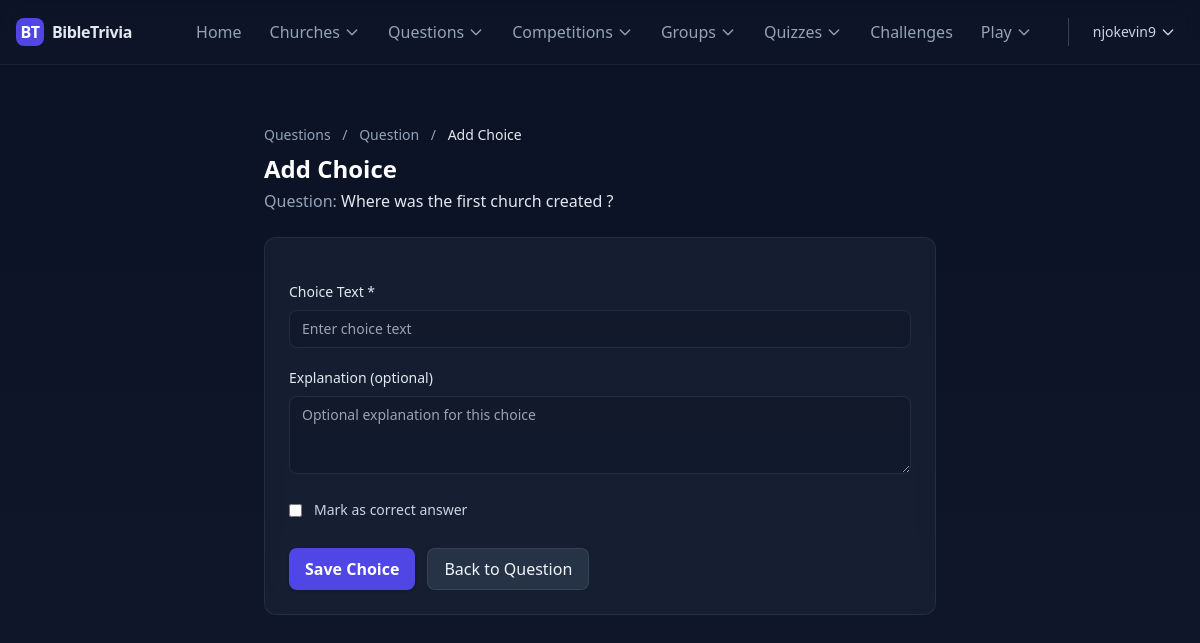
The app's page /questions/2/choices/new/ (signed in) with its own data.
### users/models.py (models this page shows, shortened)
class MyUser(AbstractUser):
    email = models.EmailField(_('email address'), max_length=50, unique=True)
    username = None
    ROLE_CHOICES = [
        ('Admin', 'Admin'),
        ('Supervisor', 'Supervisor'),
        ('Patron', 'Patron'),
        ('Member', 'Member'),
    ]
    role = models.CharField(
        _('Role'),
        max_length=20,
        choices=ROLE_CHOICES,
        default='Member',
        help_text=_('User role in the system')
    )
    USERNAME_FIELD = 'email'
    REQUIRED_FIELDS = []
    objects = MyUserManager()
    groups = models.ManyToManyField(
        'auth.Group',
        related_name='myuser_groups',  # Unique related_name
        blank=True,
        help_text=_('The groups this user belongs to. A user will get all permissions granted to each of their groups.')
    )
    user_permissions = models.ManyToManyField(
        'auth.Permission',
        related_name='myuser_permissions',  # Unique related_name
        blank=True,
        help_text=_('Specific permissions for this user.')
    )

### home/models.py (models this page shows, shortened)
class TimeStampedModel(models.Model):
    created_at = models.DateTimeField(auto_now_add=True)
    updated_at = models.DateTimeField(auto_now=True)
    class Meta:
        abstract = True

class Question(TimeStampedModel):
    DIFFICULTY_CHOICES = [
        ('Easy', 'Easy'),
        ('Medium', 'Medium'),
        ('Hard', 'Hard'),
    ]
    QUESTION_TYPE_CHOICES = [
        ('single', 'Single Choice'),
        ('multiple', 'Multiple Select'),
        ('open', 'Open Ended'),
    ]
    level_category = [
        ('Adults', 'Adults'),
        ('Youth', 'Youth'),
        ('Children', 'Children'),
        ('Senior', 'Senior'),
        ('Junior', 'Junior'),
        ('Teens', 'Teens'),
        ('All', 'All'),
    ]
    level = models.CharField(max_length=100, choices=level_category, default='All')
    allowed_levels = models.JSONField(
        default=list,
        blank=True,
        help_text="Select one or more levels this question applies to"
    )
    uuid = models.UUIDField(default=uuid.uuid4, unique=True, editable=False)
    categories = models.ManyToManyField(
        QuestionCategory,
        related_name='questions',
        blank=True,
    )
    activities = models.ManyToManyField(
        'CompetitionActivity',
        related_name='questions',
        blank=True,
        help_text='Activities this question is associated with'
    )
    question_text = models.TextField()
    difficulty = models.CharField(max_length=10, choices=DIFFICULTY_CHOICES, default='Medium')
    question_type = models.CharField(max_length=20, choices=QUESTION_TYPE_CHOICES, default='single')
    explanation = models.TextField(
        blank=True,
        help_text="Optional explanation for the correct answer"
    )
    bible_reference = models.CharField(
        max_length=100,
        blank=True,
        help_text="Bible verse reference (e.g., John 3:16)"
    )
    points = models.PositiveIntegerField(
        default=1,
        help_text="Points awarded for correct answer"
    )
    penalty = models.PositiveIntegerField(
        default=1,
        help_text="If 0, allow positive proportional credit for multiple-select; otherwise full-or-nothing"
    )
    is_active = models.BooleanField(default=True)
    created_by = models.ForeignKey(
        settings.AUTH_USER_MODEL,
        on_delete=models.CASCADE,
        related_name='created_questions'
    )
    class Meta:
        ordering = ['-created_at']
        indexes = [
            models.Index(fields=["difficulty"]),
            models.Index(fields=["is_active"]),
            models.Index(fields=["created_by"]),
        ]
        verbose_name = "Question"
        verbose_name_plural = "Questions"

### home/views.py (the view, shortened to what this page needs)
# urls.py: path('questions/<int:question_pk>/choices/new/', ChoiceCreateView.as_view(), name='choice_create'),
class ChoiceCreateView(LoginRequiredMixin, CreateView):
    model = Choice
    form_class = ChoiceForm
    template_name = 'home/choice_form.html'
    def dispatch(self, request, *args, **kwargs):
        self.question = get_object_or_404(Question, pk=kwargs.get('question_pk'))
        return super().dispatch(request, *args, **kwargs)
    def get_context_data(self, **kwargs):
        context = super().get_context_data(**kwargs)
        context['question'] = self.question
        return context

### home/forms.py
class ChoiceForm(forms.ModelForm):
    class Meta:
        model = Choice
        fields = ['choice_text', 'is_correct', 'explanation']
        widgets = {
            'choice_text': forms.TextInput(attrs={
                'class': 'w-full rounded-lg bg-slate-900/60 border border-slate-700/50 px-3 py-2 text-sm text-slate-200',
                'placeholder': 'Enter choice text'
            }),
            'is_correct': forms.CheckboxInput(attrs={
                'class': 'rounded border-slate-700/50 bg-slate-900/60 text-indigo-600'
            }),
            'explanation': forms.Textarea(attrs={
                'class': 'w-full rounded-lg bg-slate-900/60 border border-slate-700/50 px-3 py-2 text-sm text-slate-200',
                'placeholder': 'Optional explanation for this choice',
                'rows': 3
            }),
        }

### home/templatetags/user_extras.py (called while the page is built)
@register.filter
def display_name(user):
    try:
        profile = getattr(user, 'profile', None)
        if profile:
            parts = [p for p in [profile.first_name, profile.last_name] if p]
            if parts:
                return " ".join(parts)
            if profile.surname:
                return profile.surname
    except Exception:
        pass
    email = getattr(user, 'email', '') or ''
    if '@' in email:
        return email.split('@', 1)[0]
    return email or 'User'

### home/templates/home/choice_form.html (shortened to what this page needs)
{% extends 'base.html' %}
{% block content %}
<div class="min-h-screen">
  <div class="container mx-auto px-4 py-8">
    <div class="max-w-2xl mx-auto">
      <div class="mb-6">
        <nav class="text-sm text-slate-400 mb-2">
          <a href="{% url 'question_list' %}" class="hover:text-indigo-400 transition-colors">Questions</a>
          <span class="mx-2">/</span>
          <a href="{% url 'question_detail' question.pk %}" class="hover:text-indigo-400 transition-colors">Question</a>
          <span class="mx-2">/</span>
          <span class="text-slate-200">Add Choice</span>
        </nav>
        <h1 class="text-2xl font-bold text-white">Add Choice</h1>
        <p class="text-slate-400 mt-1">Question: <span class="text-slate-200">{{ question.question_text|truncatechars:80 }}</span></p>
      </div>
      <div class="bg-slate-800/50 backdrop-blur rounded-xl p-6 border border-slate-700/50">
        <form method="post" class="space-y-5">
          <div>
            <label class="block text-sm font-medium text-slate-200 mb-2">Choice Text *</label>
            {{ form.choice_text }}
          </div>
          <div>
            <label class="block text-sm font-medium text-slate-200 mb-2">Explanation (optional)</label>
            {{ form.explanation }}
          </div>
          <div class="flex items-center gap-3">
            {{ form.is_correct }}
            <label class="text-sm text-slate-300">Mark as correct answer</label>
          </div>
          <div class="flex gap-3 pt-2">
            <button type="submit" class="bg-indigo-600 hover:bg-indigo-500 text-white font-semibold px-4 py-2 rounded-lg shadow">Save Choice</button>
            <a href="{% url 'question_detail' question.pk %}" class="bg-slate-700/60 hover:bg-slate-700 text-slate-100 border border-slate-600/50 px-4 py-2 rounded-lg">Back to Question</a>
          </div>
        </form>
      </div>
    </div>
  </div>
</div>
{% endblock %}

### home/templates/base.html (shortened to what this page needs)
<!DOCTYPE html>
<html lang="en">
<head>
    <script src="https://cdn.tailwindcss.com"></script>
    {% load static %}
    {% load user_extras %}
</head>
<body class="min-h-screen text-slate-200 bg-gradient-to-b from-[#0b1224] to-slate-900">
    <header class="sticky top-0 z-50 backdrop-blur bg-slate-900/60 border-b border-slate-700/30">
        <div class="max-w-screen-2xl mx-auto px-4 flex items-center justify-between h-16">
            <a class="inline-flex items-center gap-2 font-bold tracking-tight" href="/">
                <span class="brand-badge bg-indigo-600 text-white">BT</span>
                <span>BibleTrivia</span>
            </a>
            <nav class="hidden sm:flex items-center gap-3">
                <a class="text-slate-400 hover:text-slate-100 px-2 py-1 rounded-md" href="/">Home</a>
                <div class="relative group">
                    <button class="text-slate-400 hover:text-slate-100 px-2 py-1 rounded-md flex items-center gap-1">
                        Churches <svg class="w-4 h-4" fill="none" stroke="currentColor" viewBox="0 0 24 24"><path stroke-linecap="round" stroke-linejoin="round" stroke-width="2" d="M19 9l-7 7-7-7"></path></svg>
                    </button>
                </div>
                <div class="relative group">
                    <button class="text-slate-400 hover:text-slate-100 px-2 py-1 rounded-md flex items-center gap-1">
                        Questions <svg class="w-4 h-4" fill="none" stroke="currentColor" viewBox="0 0 24 24"><path stroke-linecap="round" stroke-linejoin="round" stroke-width="2" d="M19 9l-7 7-7-7"></path></svg>
                    </button>
                </div>
                <div class="relative group">
                    <button class="text-slate-400 hover:text-slate-100 px-2 py-1 rounded-md flex items-center gap-1">
                        Competitions <svg class="w-4 h-4" fill="none" stroke="currentColor" viewBox="0 0 24 24"><path stroke-linecap="round" stroke-linejoin="round" stroke-width="2" d="M19 9l-7 7-7-7"></path></svg>
                    </button>
                </div>
                <div class="relative group">
                    <button class="text-slate-400 hover:text-slate-100 px-2 py-1 rounded-md flex items-center gap-1">
                        Groups <svg class="w-4 h-4" fill="none" stroke="currentColor" viewBox="0 0 24 24"><path stroke-linecap="round" stroke-linejoin="round" stroke-width="2" d="M19 9l-7 7-7-7"></path></svg>
                    </button>
                </div>
                <div class="relative group">
                    <button class="text-slate-400 hover:text-slate-100 px-2 py-1 rounded-md flex items-center gap-1">
                        Quizzes <svg class="w-4 h-4" fill="none" stroke="currentColor" viewBox="0 0 24 24"><path stroke-linecap="round" stroke-linejoin="round" stroke-width="2" d="M19 9l-7 7-7-7"></path></svg>
                    </button>
                </div>
                <a class="text-slate-400 hover:text-slate-100 px-2 py-1 rounded-md" href="{% url 'challenge_list' %}">Challenges</a>
                <div class="relative group">
                    <button class="text-slate-400 hover:text-slate-100 px-2 py-1 rounded-md flex items-center gap-1">
                        Play <svg class="w-4 h-4" fill="none" stroke="currentColor" viewBox="0 0 24 24"><path stroke-linecap="round" stroke-linejoin="round" stroke-width="2" d="M19 9l-7 7-7-7"></path></svg>
                    </button>
                </div>
                {% if user.is_authenticated %}
                    <div class="relative group ml-4 pl-4 border-l border-slate-700">
                        <button class="text-slate-300 text-sm flex items-center gap-1 px-2 py-1 rounded-md hover:bg-slate-800">
                            {{ user|display_name }} <svg class="w-4 h-4" fill="none" stroke="currentColor" viewBox="0 0 24 24"><path stroke-linecap="round" stroke-linejoin="round" stroke-width="2" d="M19 9l-7 7-7-7"></path></svg>
                        </button>
                    </div>
                {% endif %}
            </nav>
        </div>
    </header>
    <main class="max-w-screen-2xl mx-auto px-4 py-7">
        {% block content %}{% endblock %}
    </main>
</body>
</html>

### home/templates/base.html (style rules this page uses)
.brand-badge { width: 28px; height: 28px; display: inline-grid; place-items: center; border-radius: 8px; font-weight: 800; }

### records on screen
MyUser: id+email "njokevin9"
Question: question_text "Where was the first church created ?"
